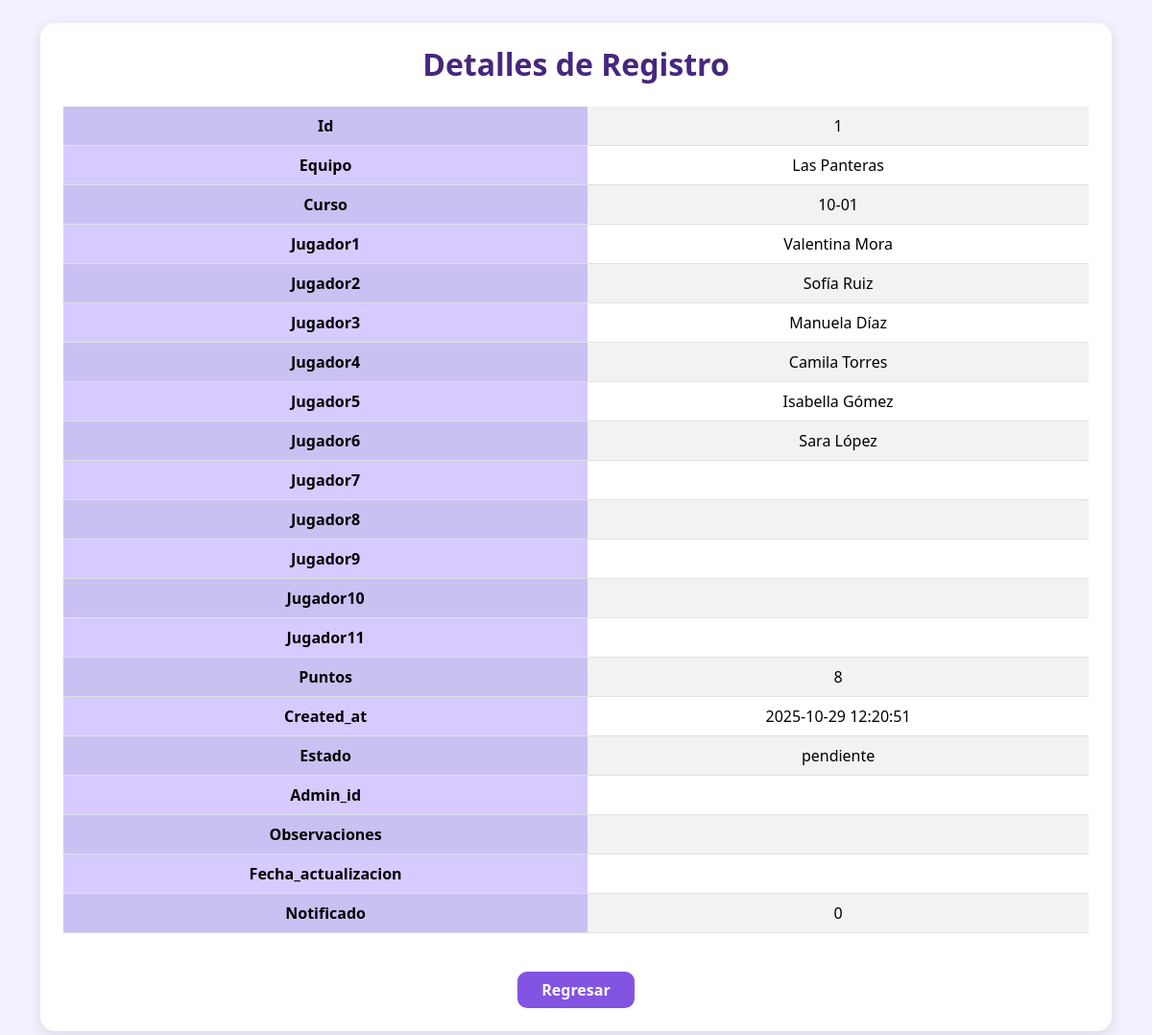
Screenshot of /admin_inscripcion_detalles.php?tabla=voleibol_jugadores&id=1 (signed in) with the database file from the repository.
### tables this page shows
CREATE TABLE `voleibol_jugadores` (
  `id` int(11) NOT NULL,
  `equipo` varchar(100) NOT NULL,
  `curso` varchar(50) NOT NULL,
  `jugador1` varchar(100) NOT NULL,
  `jugador2` varchar(100) DEFAULT NULL,
  `jugador3` varchar(100) DEFAULT NULL,
  `jugador4` varchar(100) DEFAULT NULL,
  `jugador5` varchar(100) DEFAULT NULL,
  `jugador6` varchar(100) DEFAULT NULL,
  `jugador7` varchar(100) DEFAULT NULL,
  `jugador8` varchar(100) DEFAULT NULL,
  `jugador9` varchar(100) DEFAULT NULL,
  `jugador10` varchar(100) DEFAULT NULL,
  `jugador11` varchar(100) DEFAULT NULL,
  `puntos` int(11) DEFAULT 0,
  `created_at` timestamp NOT NULL DEFAULT current_timestamp(),
  `estado` enum('pendiente','aprobado','rechazado') DEFAULT 'pendiente',
  `admin_id` int(11) DEFAULT NULL,
  `observaciones` text DEFAULT NULL,
  `fecha_actualizacion` datetime DEFAULT NULL,
  `notificado` tinyint(1) DEFAULT 0
);

### admin_inscripcion_detalles.php (the view, shortened to what this page needs)
<?php
require_once "conexion.php";
$tabla = $_GET['tabla'] ?? '';
$id = $_GET['id'] ?? '';
$stmt = $pdo->prepare("SELECT * FROM $tabla WHERE id=:id");
$stmt->execute(['id' => $id]);
$data = $stmt->fetch(PDO::FETCH_ASSOC);
?>
<!DOCTYPE html>
<html lang="es">
<head>
<link href="https://cdn.jsdelivr.net/npm/bootstrap@5.3.2/dist/css/bootstrap.min.css" rel="stylesheet">
</head>
<body class="p-4">
<div class="container">
    <div class="card p-4">
        <h2>Detalles de Registro</h2>
        <table class="table table-hover table-striped align-middle text-center">
            <?php foreach($data as $campo => $valor): ?>
            <tr>
                <th><?= ucfirst($campo) ?></th>
                <td><?= htmlspecialchars($valor) ?></td>
            </tr>
            <?php endforeach; ?>
        </table>
        <div class="text-center mt-4">
            <a href="admin_panel.php#inscripciones" class="btn btn-regresar px-4">Regresar</a>
        </div>
    </div>
</div>
</body>
</html>

### admin_inscripcion_detalles.php (style rules this page uses)
body { background-color: #f4f0ff; font-family: 'Segoe UI', sans-serif; }
.card { border-radius: 15px; border: none; box-shadow: 0 4px 15px rgba(0,0,0,0.1); background: #fff; }
th { background-color: #d6caff !important; color: #45277e; font-weight: bold; }
.btn-regresar { background-color: #8353e2; color: #fff; font-weight: 600; border-radius: 10px; transition: .3s; }
h2 { font-weight: 700; color: #45277e; text-align: center; margin-bottom: 25px; }

### rows the page displays
voleibol_jugadores: id "1", equipo "Las Panteras", curso "10-01", jugador1 "Valentina Mora", jugador2 "Sofía Ruiz", jugador3 "Manuela Díaz", jugador4 "Camila Torres", jugador5 "Isabella Gómez", jugador6 "Sara López", puntos "8", created_at "2025-10-29 12:20:51", estado "pendiente", notificado "0"

### other values shown
$campo "Id"
$campo "Equipo"
$campo "Curso"
$campo "Jugador1"
$campo "Jugador2"
$campo "Jugador3"
$campo "Jugador4"
$campo "Jugador5"
$campo "Jugador6"
$campo "Jugador7"
$campo "Jugador8"
$campo "Jugador9"
$campo "Jugador10"
$campo "Jugador11"
$campo "Puntos"
